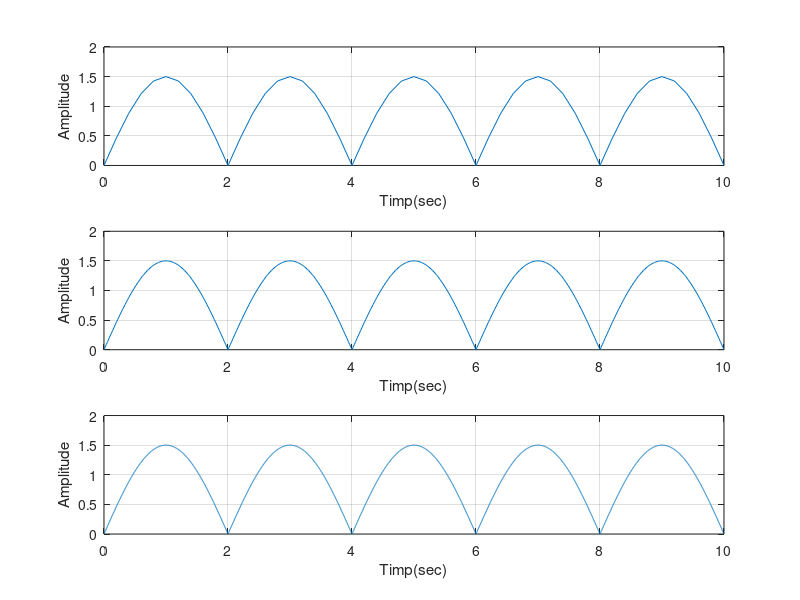

This chart was generated by the following MATLAB code:
T1= 0:0.2:10;                   
S1=abs(1.5*sin(2*pi*0.25*T1)); 
subplot(3,1,1)
plot(T1,S1),grid
xlabel('Timp(sec)')
ylabel('Amplitude')

T2=0:0.02:10;
S2=abs(1.5*sin(2*pi*0.25*T2));
subplot(3,1,2)
plot(T2,S2),grid
xlabel('Timp(sec)')
ylabel('Amplitude')

T3=0:0.002:10;
S3=abs(1.5*sin(2*pi*0.25*T3));
subplot(3,1,3)
plot(T3,S3),grid
xlabel('Timp(sec)')
ylabel('Amplitude')


    